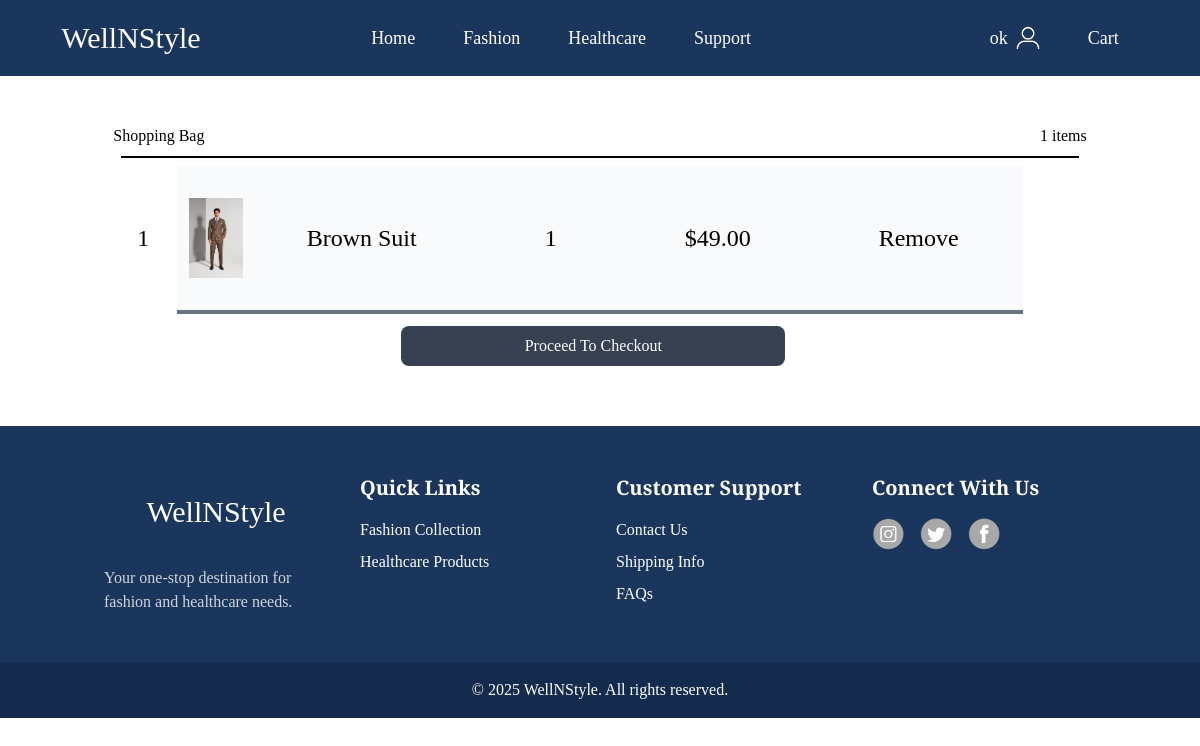
/cart/ (signed in), run on an earlier commit of the app's database.
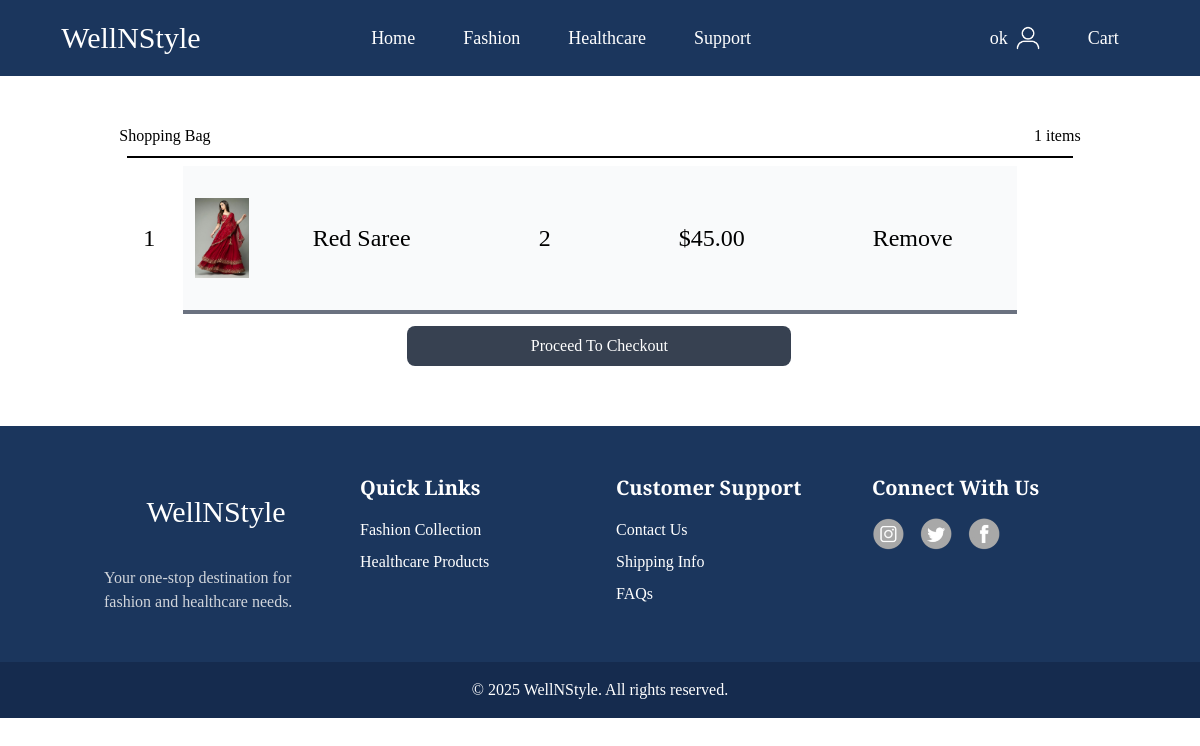
And on a later commit of the database.
### ecom/models.py (models this page shows, shortened)
class CartItem(models.Model):
    cart = models.ForeignKey(Cart, on_delete=models.CASCADE)
    product = models.ForeignKey(Product, on_delete=models.CASCADE)
    quantity = models.PositiveIntegerField(default=1)

class Product(models.Model):
    name = models.CharField(max_length=255)
    description = models.TextField()
    price = models.DecimalField(max_digits=10, decimal_places=2)
    category = models.ForeignKey(Category, on_delete=models.CASCADE)
    image = models.ImageField(upload_to='product/img')
    stock_quantity = models.IntegerField()

### ecom/views.py (the view)
# urls.py: path('cart/', cart, name='cart'),
@login_required(login_url='/loginpg/')
def cart(request):
    cart = get_object_or_404(Cart, user=request.user)
    cart_items = cart.cartitem_set.all()
    total_price = cart_items.aggregate(total=Sum(F('quantity') * F('product__price')))['total'] or 0
    return render(request, 'ecom/cart.html', {
        'cart': cart,
        'cart_items': cart_items,
        'total_price': total_price
    })

### ecom/templates/ecom/cart.html (shortened to what this page needs)
{% extends 'ecom/base.html' %}
{% load static %}
{% block body %}
<section class="flex bg-white justify-center items-center p-8">
   <section class="bg-white justify-center items-center p-2 m-2">
      <div class="flex justify-between">
         <h2>Shopping Bag</h2>
         <h2>{{ cart.cartitem_set.count }} items</h2>
      </div>
      <hr class="border border-black m-2">
      <div id="hui">
         {% if cart.cartitem_set.exists %}
         {% for item in cart.cartitem_set.all %}
         <div class="flex bg-white flex-col">
            <ul class="flex bg-gray-50 py-8 mx-16 justify-between border-b-4 border-gray-500 items-center">
               <li class="relative -left-10 text-2xl">{{ forloop.counter }}</li>
               <li><img src="/media/{{item.product.image}}" class="h-20" alt=""></li>
               <li class="px-16 text-2xl">{{ item.product.name }}</li>
               <li class="px-16 text-2xl">{{ item.quantity }}</li>
               <li class="px-16 text-2xl">${{ item.product.price }}</li>
               <li class="px-16 text-2xl"><a href="{% url 'remove_from_cart' item.product.id %}">Remove</a></li>
            </ul>
         </div>
         <a href="{% url 'order' item.product.id %}">
            <div class="py-2 hover:bg-gray-800 bg-gray-700 text-white my-3 px-20 text-center w-96 p-8 rounded-lg relative -right-72">
               Proceed To Checkout
            </div>
         </a>
         {% endfor %}
         {% else %}
         <li>Your cart is empty.</li>
         {% endif %}
      </div>
   </section>
</section>
{% endblock %}

What changed in the data, as far as the page shows it:
removed CartItem: product.image (picture), product.name "Brown Suit", quantity "1", product.price "49.00"
added CartItem: product.image (picture), product.name "Red Saree", quantity "2", product.price "45.00"
